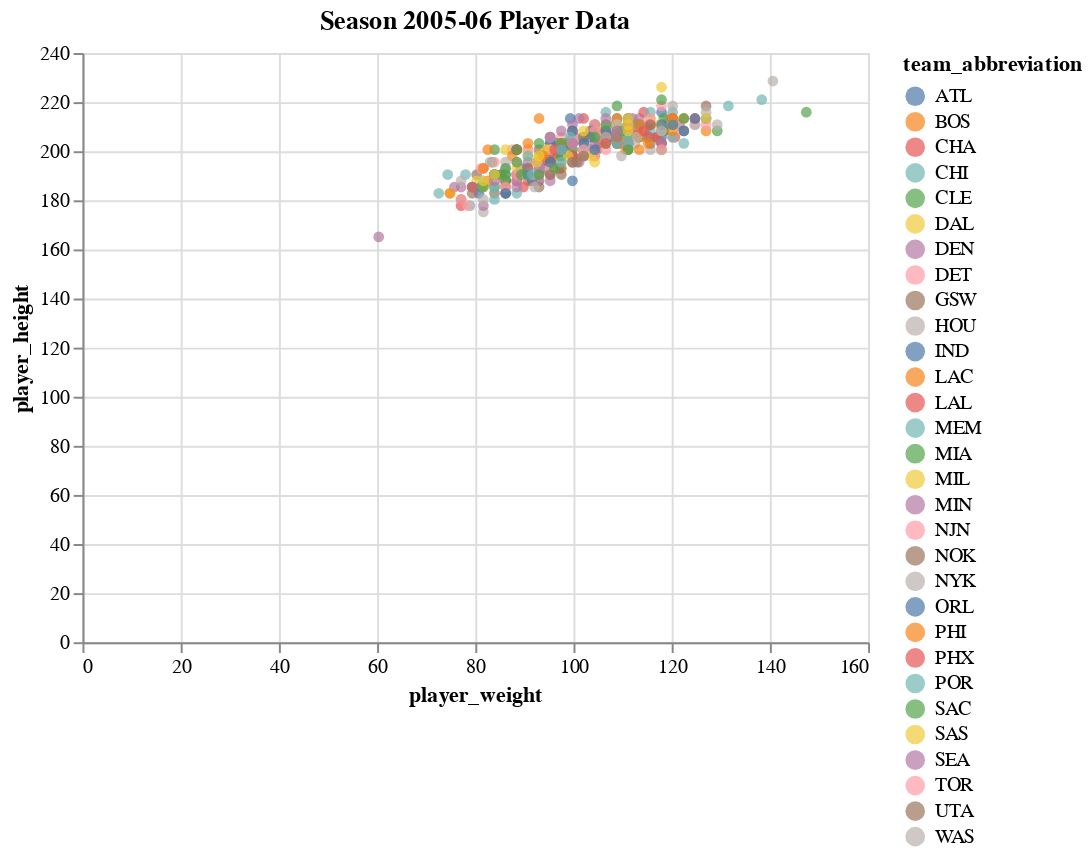

Source (notebook cell):
### Code cell
season05 =  pd.DataFrame()
season05 = all_seasons.copy()
season05 = season05[season05.season == '2005-06']


alt.Chart(season05, title = "Season 2005-06 Player Data").mark_circle(size=30).encode(
    x='player_weight',
    y='player_height',
    color='team_abbreviation',
    tooltip=['player_name', 'team_abbreviation', 'player_weight', 'player_height']
).interactive()

### Figure 1 — Vega-Lite specification as saved in the notebook (floating-point values rounded to 4 significant figures; data arrays with more than 128 entries replaced by an {"elided": "..."} marker saying what was removed)
{"config": {"view": {"continuousWidth": 400, "continuousHeight": 300}}, "data": {"name": "data-992da74586743788ae528e8c860c9b47"}, "mark": {"type": "circle", "size": 30}, "encoding": {"color": {"type": "nominal", "field": "team_abbreviation"}, "tooltip": [{"type": "nominal", "field": "player_name"}, {"type": "nominal", "field": "team_abbreviation"}, {"type": "quantitative", "field": "player_weight"}, {"type": "quantitative", "field": "player_height"}], "x": {"type": "quantitative", "field": "player_weight"}, "y": {"type": "quantitative", "field": "player_height"}}, "selection": {"selector004": {"type": "interval", "bind": "scales", "encodings": ["x", "y"]}}, "title": "Season 2005-06 Player Data", "$schema": "https://vega.github.io/schema/vega-lite/v4.8.1.json", "datasets": {"data-992da74586743788ae528e8c860c9b47": {"elided": "458 records"}}}
